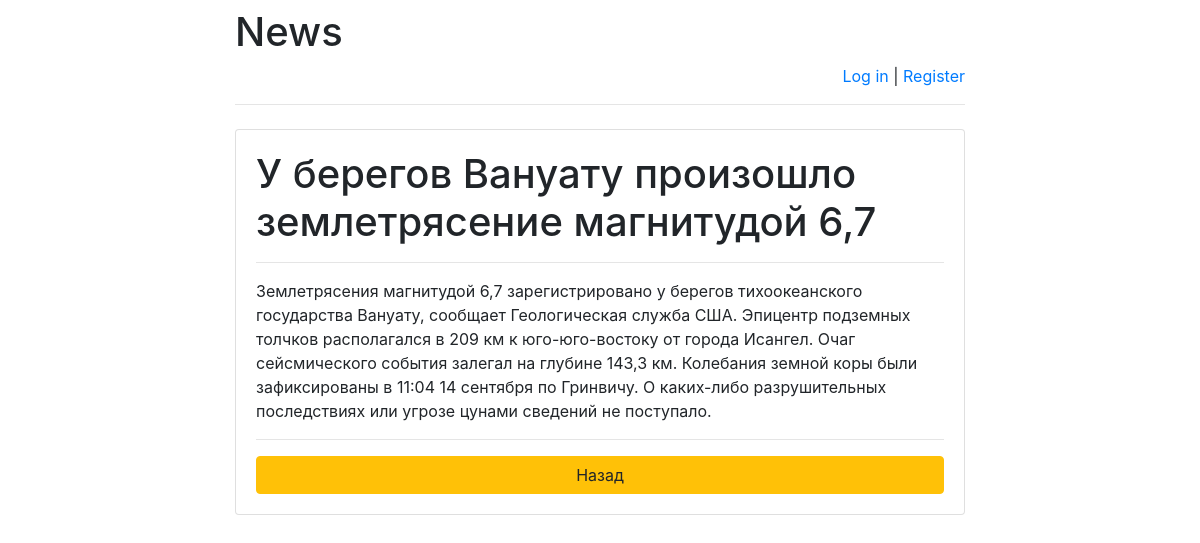
/news/3/, run on the app's committed database.
### news/models.py (models this page shows)
class NewsHeadline(models.Model):
    news_text = models.CharField(max_length=255)
    pub_date = models.DateTimeField('date published')

class TextNews(models.Model):
    news = models.ForeignKey(NewsHeadline, on_delete=models.CASCADE)
    text = models.CharField(max_length=1000)

### news/views.py (the view)
# urls.py: re_path(r'^([0-9]+)/$', views.detail, name='detail'),
def detail(request, new_id):
    error_message = None
    if "error_message" in request.GET:
        error_message = request.GET["error_message"]
    return render(
        request,
        "text.html",
        {
            "new": get_object_or_404(NewsHeadline, pk=new_id),
            "textNews": get_object_or_404(TextNews, pk=new_id),
            "error_message": error_message
        }
    )

### news/templates/text.html (shortened to what this page needs)
<!DOCTYPE html>
<html lang="en">
<head>
</head>
<body>
{% extends 'base.html' %}
{% block main %}
<h1>{{ new.news_text }}</h1>
<hr>
<p>{{ textNews.text }}</p>
<hr>
   <form method="post">
        <a href=".."
           class="btn btn-warning btn-block">
            Назад
        </a>
    </form>
{% endblock %}

### data on the page
NewsHeadline: news_text "У берегов Вануату произошло землетрясение магнитудой 6,7"
TextNews: text "Землетрясения магнитудой 6,7 зарегистрировано у берегов тихоокеанского государства Вануату, сообщает Геологическая служба США. Эпицентр подземных толчков располагался в 209 км к юго-юго-востоку от города Исангел. Очаг сейсмического события залегал на глубине 143,3 км. Колебания земной коры были зафиксированы в 11:04 14 сентября по Гринвичу. О каких-либо разрушительных последствиях или угрозе цунами сведений не поступало."
